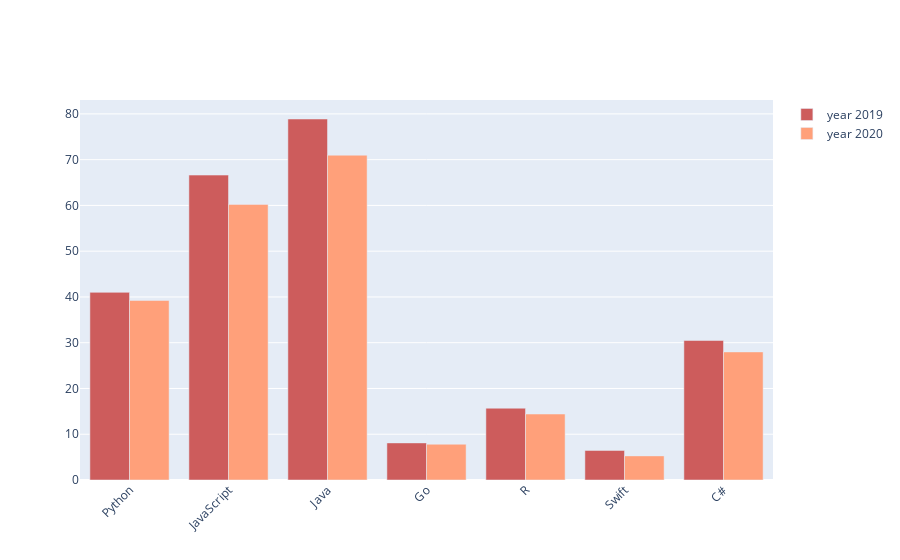

The notebook cell this image was saved under:
### Code cell
import plotly.graph_objects as go

x = t_language_df.index

fig = go.Figure()
fig.add_trace(go.Bar(
    x=x,
    y=t_language_df['2019'],
    name='year 2019',
    marker_color='indianred'
))
fig.add_trace(go.Bar(
    x=x,
    y=t_language_df['2020'],
    name='year 2020',
    marker_color='lightsalmon'
))

# Here we modify the tickangle of the xaxis, resulting in rotated labels.
fig.update_layout(barmode='group', xaxis_tickangle=-45)
fig.show()

### Figure 1 — Plotly figure (JSON) as saved in the notebook; plotly's stock layout.template omitted (floating-point values rounded to 4 significant figures)
{"data": [{"marker": {"color": "indianred"}, "name": "year 2019", "type": "bar", "x": ["Python", "JavaScript", "Java", "Go", "R", "Swift", "C#"], "y": [41.0, 66.63, 78.88, 8.102, 15.69, 6.462, 30.49]}, {"marker": {"color": "lightsalmon"}, "name": "year 2020", "type": "bar", "x": ["Python", "JavaScript", "Java", "Go", "R", "Swift", "C#"], "y": [39.23, 60.23, 70.97, 7.816, 14.42, 5.27, 27.99]}], "layout": {"autosize": true, "barmode": "group", "xaxis": {"autorange": true, "range": [-0.5, 6.5], "tickangle": -45, "type": "category"}, "yaxis": {"autorange": true, "range": [0, 83.03], "type": "linear"}}}
